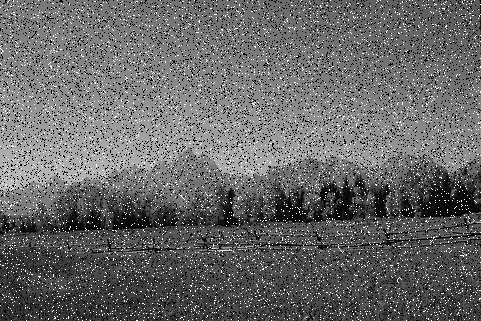
%> input picture images/trainImage.jpg, 481 x 321 px
$ octave fuzzycmeans.m   (GNU Octave 9; MATLAB toolbox functions it lacks are replaced by stand-ins)
%> lines starting %> are read from the running program, lines starting %| are printed output that depends on the picture; in (x1, y1, x2, y2) boxes, pixels count from 0 and x2, y2 are one past the last pixel; in counts of white or black regions, pixels touching at a corner belong together; the program's own positions count from 1
clear all;clc;
in=input('enter an image to segment','s');
%> the answer given: images/trainImage.jpg
IM=imread(in);
%> IM is the input picture: size 321x481 uint8; min 0, max 255, mean 103.1
IM=double(IM);
%> IM: size 321x481 double
figure(1)
imshow(uint8(IM))
[maxX,maxY]=size(IM);
%> maxX = 321; maxY = 481
IMM=cat(3,IM,IM);

%inicializacia stredov zhlukov
cc1=0;
cc2=255;

%FCM algoritmus inšpirovaný - https://www.mathworks.com/matlabcentral/fileexchange/25532-fuzzy-c-means-segmentation

ttFcm=0;
while(ttFcm<15)
    ttFcm=ttFcm+1;

    c1=repmat(cc1,maxX,maxY);
    c2=repmat(cc2,maxX,maxY);

    c=cat(3,c1,c2);

    ree=repmat(0.000001,maxX,maxY);
    ree1=cat(3,ree,ree);

    distance=IMM-c;
    distance=distance.*distance+ree1;

    daoShu=1./distance;

    %vypocet miery prislusnosti
    daoShu2=daoShu(:,:,1)+daoShu(:,:,2);
    distance1=distance(:,:,1).*daoShu2;
    u1=1./distance1;
    distance2=distance(:,:,2).*daoShu2;
    u2=1./distance2;
    % vypocet stredu noveho zhluku
    ccc1=sum(sum(u1.*u1.*IM))/sum(sum(u1.*u1));
    ccc2=sum(sum(u2.*u2.*IM))/sum(sum(u2.*u2));
    % vypocet zmeny
    accuracy=[abs(cc1-ccc1)/cc1,abs(cc2-ccc2)/cc2];
    pp=cat(3,u1,u2);
    %segmentacia obrazu
    for i=1:maxX
        for j=1:maxY
            if max(pp(i,j,:))==u1(i,j)
                IX2(i,j)=1;

            else
                IX2(i,j)=2;
            end
        end
    end

   if max(accuracy)<0.0001
         break;
  else
         cc1=ccc1;
         cc2=ccc2;

   end

  cA = round(ccc1);
  cB = round(ccc2);
 for i=1:maxX
       for j=1:maxY
            if IX2(i,j)==2
            IMMM(i,j)=cB;
                 else
            IMMM(i,j)=cA;
            end
        end
end

figure(2);
imshow(uint8(IMMM));
tostore=uint8(IMMM);
imwrite(tostore,'images/fuzzysegmented.jpg');
end
%> this loop made 15 passes
%> (ccc1, ccc2, accuracy, cc1, cc2, cA, cB) on passes 1 to 12: (64.47, 166.8, [Inf 0.346], 64.47, 166.8, 64, 167), (62.63, 153.7, [0.0286 0.0787], 62.63, 153.7, 63, 154), (58.6, 147.6, [0.0643 0.0399], 58.6, 147.6, 59, 148), (55.39, 144.5, [0.0548 0.0208], 55.39, 144.5, 55, 145), (53.23, 142.9, [0.039 0.0111], 53.23, 142.9, 53, 143), (51.86, 142, [0.0257 0.00615], 51.86, 142, 52, 142), (51.01, 141.5, [0.0164 0.00354], 51.01, 141.5, 51, 142), (50.49, 141.2, [0.0102 0.00209], 50.49, 141.2, 50, 141), (50.17, 141, [0.0063 0.00125], 50.17, 141, 50, 141), (49.98, 140.9, [0.00386 0.000757], 49.98, 140.9, 50, 141), (49.86, 140.9, [0.00236 0.000459], 49.86, 140.9, 50, 141), (49.79, 140.8, [0.00144 0.000279], 49.79, 140.8, 50, 141)
%> pass 1, `u1=1./distance1;`:
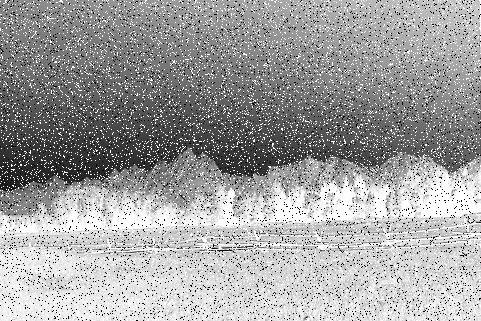
%> u1: size 321x481 double; min 1.54e-11, max 1, mean 0.631
%> pass 1, `distance2=distance(:,:,2).*daoShu2;`:
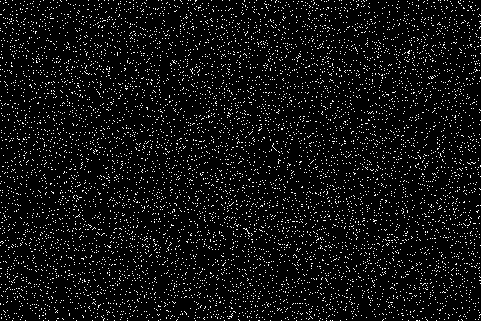
%> distance2: size 321x481 double; min 1, max 65025000002, mean 4.13e+09; drawn with min black and max white
%> after the loop:
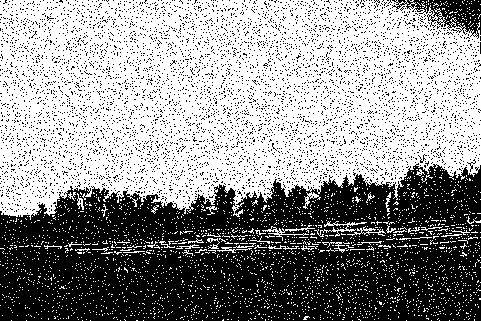
%> IMMM: size 321x481 double; values 50 (black) and 141 (white), 57.3% white; 5678 black regions (5674 under 20 px), largest, box (x1, y1, x2, y2) and area: (0, 163, 481, 321) 55529, (392, 0, 481, 39) 1425, (467, 159, 476, 172) 25, (418, 154, 427, 163) 23
%> after the loop, ttFcm = 15

disp('The final cluster centers are');
ccc1
%> ccc1 = 49.7
ccc2
%> ccc2 = 140.8

IMs = IMMM;
IMhelp = zeros(maxX,maxY);

    % odstranovanie šumu zo segmentovaneho obrazu
     for i=1:2
        for i=2:maxX-1
            for j=2:maxY-1
                dN = 0;
                if IMs(i,j) == cA
                    if (IMs(i,j+1) == cB && IMs(i,j-1) == cB) || (IMs(i+1,j) == cB && IMs(i-1,j) == cB)
                        IMs(i,j) = cB;
                        % uloženie pozicie šumu
                        IMhelp(i,j) = 1;
                    end
                end
                if IMs(i,j) == cB
                    if (IMs(i,j+1) == cA && IMs(i,j-1) == cA) || (IMs(i+1,j) == cA && IMs(i-1,j) == cA)
                        IMs(i,j) = cA;
                        % uloženie pozície šumu
                        IMhelp(i,j) = 1;
                    end
                end
            end
        end
     end
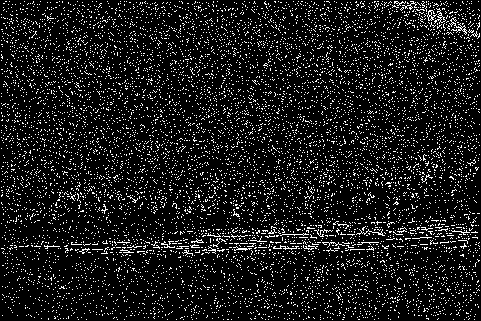
%> IMhelp: size 321x481 double; values 0 (black) and 1 (white), 10.2% white in thin lines or dots
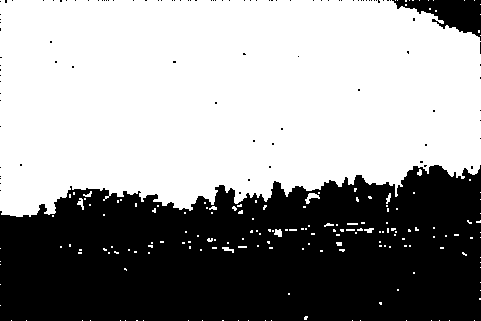
%> IMs: size 321x481 double; values 50 (black) and 141 (white), 59.1% white; 102 black regions (100 under 20 px), largest, box (x1, y1, x2, y2) and area: (0, 165, 481, 321) 61157, (392, 0, 481, 41) 1726

figure(3);
imshow(uint8(IMs));
tostore=uint8(IMs);
imwrite(tostore,'images/fuzzysegmented_denoised.jpg');


IMd = IM;
% čistenie pôvodneho zašumeného obrazu
for i=2:maxX-1
    for j=2:maxY-1
        if IMhelp(i,j) == 1
            IMd(i,j) = (IMd(i-1,j)+IMd(i+1,j)+IMd(i,j-1)+IMd(i-1,j))/4;
        end
    end
end
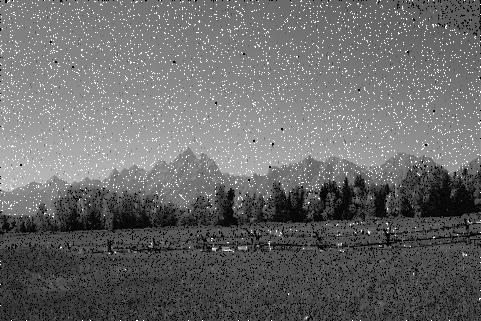
%> IMd: size 321x481 double; min 0, max 255, mean 106.3

for i=2:maxX-1
    for j=2:maxY-1
        diff = (IMd(i,j+1)+IMd(i,j-1)+IMd(i+1,j)+IMd(i-1,j))/4;
        if IMd(i,j) - diff > 70
            IMd(i,j) = diff;
        end
    end
end
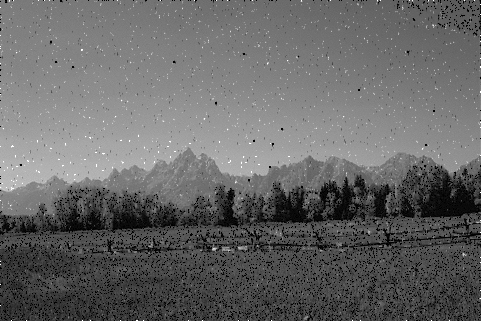
%> IMd: size 321x481 double; 2.94% of pixels changed, all inside (x1, y1, x2, y2) = (1, 1, 480, 319)

figure(4);
imshow(uint8(IMd));
tostore=uint8(IMd);
imwrite(tostore,'images/fuzzy_denoised.jpg');
